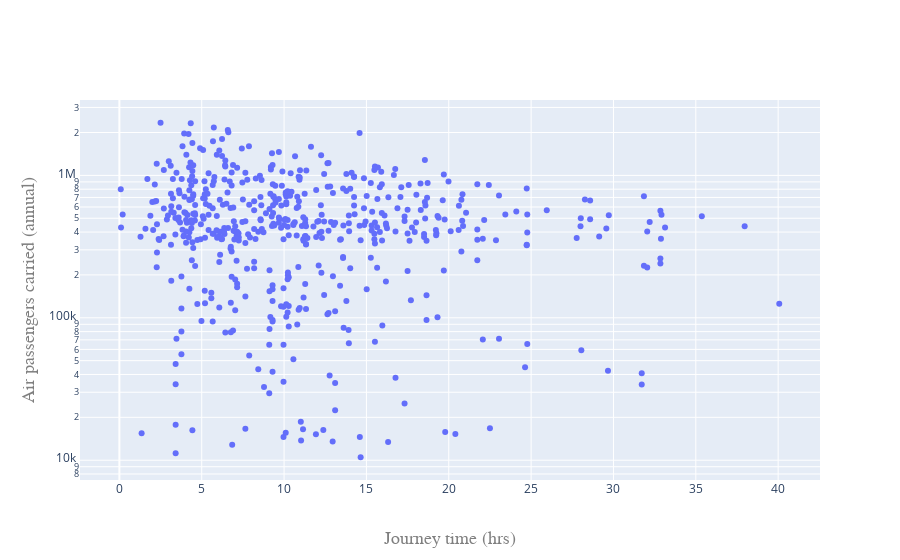

Notebook cell for this chart:
### Code cell
fig = go.Figure()

fig.add_trace(go.Scatter(
    x=df["journey_time"],
    y=df["pas_crd"],
    hovertext=df['orig_city'] + "-" + df['dest_city'],
    hoverinfo="text",
    showlegend=False,
    mode="markers"
))

fig.update_layout(
    xaxis=go.layout.XAxis(
        title=go.layout.xaxis.Title(
            text="Journey time (hrs)",
            font=dict(
                family="Helvetica",
                size=18,
                color="#7f7f7f"
            )
        )
    ),
    yaxis=go.layout.YAxis(
        title=go.layout.yaxis.Title(
            text="Air passengers carried (annual)",
            font=dict(
                family="Helvetica",
                size=18,
                color="#7f7f7f"
            )
        )
    )
)

fig.update_yaxes(type="log")

### Figure 1 — Plotly figure (JSON) as saved in the notebook; plotly's stock layout.template omitted (floating-point values rounded to 4 significant figures; data arrays with more than 128 entries replaced by an {"elided": "..."} marker saying what was removed)
{"data": [{"hoverinfo": "text", "hovertext": {"elided": "547 str values"}, "mode": "markers", "showlegend": false, "type": "scatter", "x": {"elided": "547 float values"}, "y": {"elided": "547 int values"}}], "layout": {"xaxis": {"title": {"font": {"color": "#7f7f7f", "family": "Helvetica", "size": 18}, "text": "Journey time (hrs)"}}, "yaxis": {"title": {"font": {"color": "#7f7f7f", "family": "Helvetica", "size": 18}, "text": "Air passengers carried (annual)"}, "type": "log"}}}
